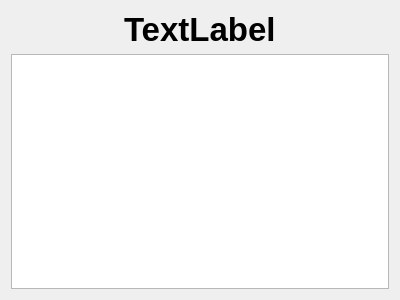
<?xml version="1.0" encoding="UTF-8"?>
<ui version="4.0">
 <class>TableWidgetBase</class>
 <widget class="QWidget" name="TableWidgetBase">
  <property name="geometry">
   <rect>
    <x>0</x>
    <y>0</y>
    <width>400</width>
    <height>300</height>
   </rect>
  </property>
  <property name="windowTitle">
   <string>Form</string>
  </property>
  <layout class="QGridLayout" name="gridLayout">
   <item row="1" column="0">
    <widget class="QTableView" name="tableView">
     <property name="font">
      <font>
       <pointsize>9</pointsize>
      </font>
     </property>
    </widget>
   </item>
   <item row="0" column="0" alignment="Qt::AlignmentFlag::AlignHCenter">
    <widget class="QLabel" name="title">
     <property name="font">
      <font>
       <pointsize>25</pointsize>
       <bold>true</bold>
      </font>
     </property>
     <property name="text">
      <string>TextLabel</string>
     </property>
    </widget>
   </item>
  </layout>
 </widget>
 <resources/>
 <connections/>
</ui>
